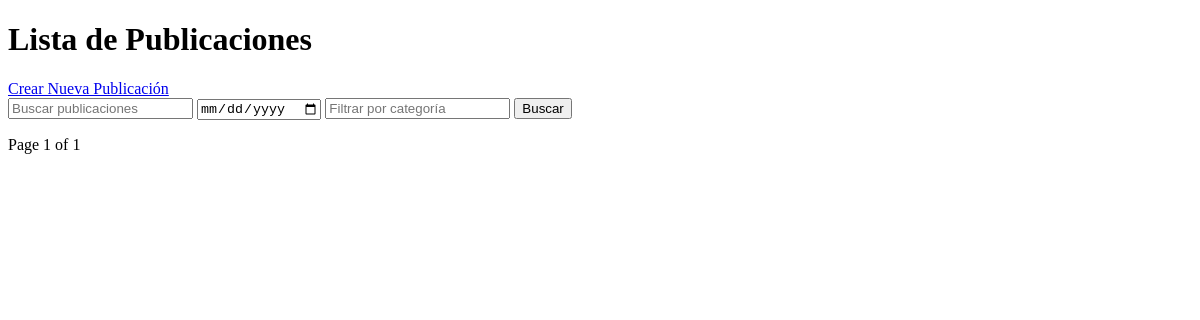
Page /?page=2 on the earlier database version.
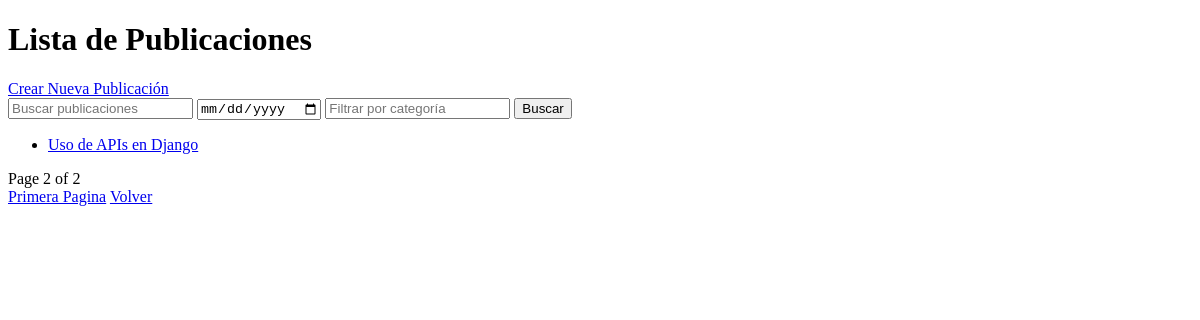
Same page on the later database version.
### blog/models.py (models this page shows, shortened)
class Post(models.Model):
    titulo = models.CharField(max_length=200)
    contenido = models.TextField()
    fecha_publicacion = models.DateField()
    categoria = models.CharField(max_length=100)
    autor = models.CharField(max_length=100)

### blog/views.py (the view)
# urls.py: path('', views.lista_publicaciones, name='lista_publicaciones'),
def lista_publicaciones(request):
    query = request.GET.get('q', '')
    fecha = request.GET.get('fecha','')
    categoria = request.GET.get('categoria','')
    posts = Post.objects.all()
    if query:
        posts = posts.filter(Q(titulo__incontains=query) | Q(contenido__icontains=query))
    if fecha:
        posts = posts.filter(fecha_publicacion=fecha)
    if categoria:
        posts = posts.filter(categoria=categoria)
    paginator = Paginator(posts, 10)
    page_number = request.GET.get('page')
    page_obj = paginator.get_page(page_number)
    return render(request, 'blog/lista_publicaciones.html', {'page_obj': page_obj})

### blog/templates/blog/lista_publicaciones.html (shortened to what this page needs)
<!DOCTYPE html>
<html lang="es">
<head>
</head>
<body>
    <h1>Lista de Publicaciones</h1>
    <a href="{% url 'crear_publicacion' %}">Crear Nueva Publicación</a>
    <form method="get" action="{% url 'lista_publicaciones' %}">
        <input type="text" name="q" placeholder="Buscar publicaciones">
        <input type="date" name="fecha" placeholder="Filtrar por fecha">
        <input type="text" name="categoria" placeholder="Filtrar por categoría">
        <button type="submit">Buscar</button>
    </form>
    <ul>
        {% for post in page_obj %}
        <li>
            <a href="{% url 'detalle_publicacion' pk=post.pk %}">{{ post.titulo }}</a>
        </li>
        {% endfor %}
    </ul>
    <div>
        <span>Page {{ page_obj.number }} of {{ page_obj.paginator.num_pages }}</span>
        <div>
            <span>
                {% if page_obj.has_previous %}
                <a href="?page=1">Primera Pagina</a>
                <a href="?page={{ page_obj.previous_page_number }}">Volver</a>
                {% endif %}
            </span>
        </div>
    </div>
</body>
</html>

Differences in the rows shown:
added Post: titulo "Uso de APIs en Django"
Other differences:
{{ page_obj.number }}: "1" → "2"
{{ page_obj.paginator.num_pages }}: "1" → "2"
text now shown: "Primera Pagina Volver"
